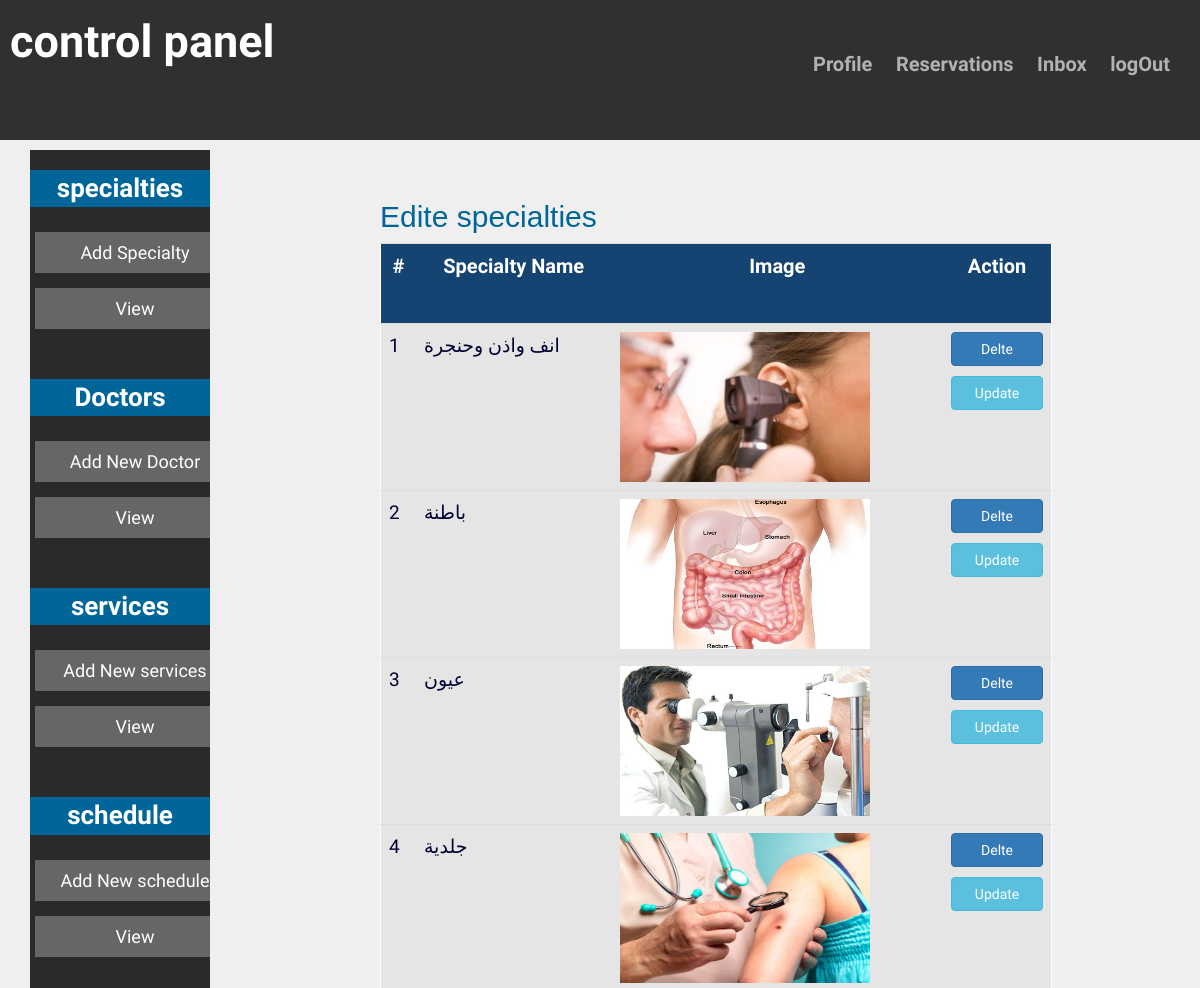
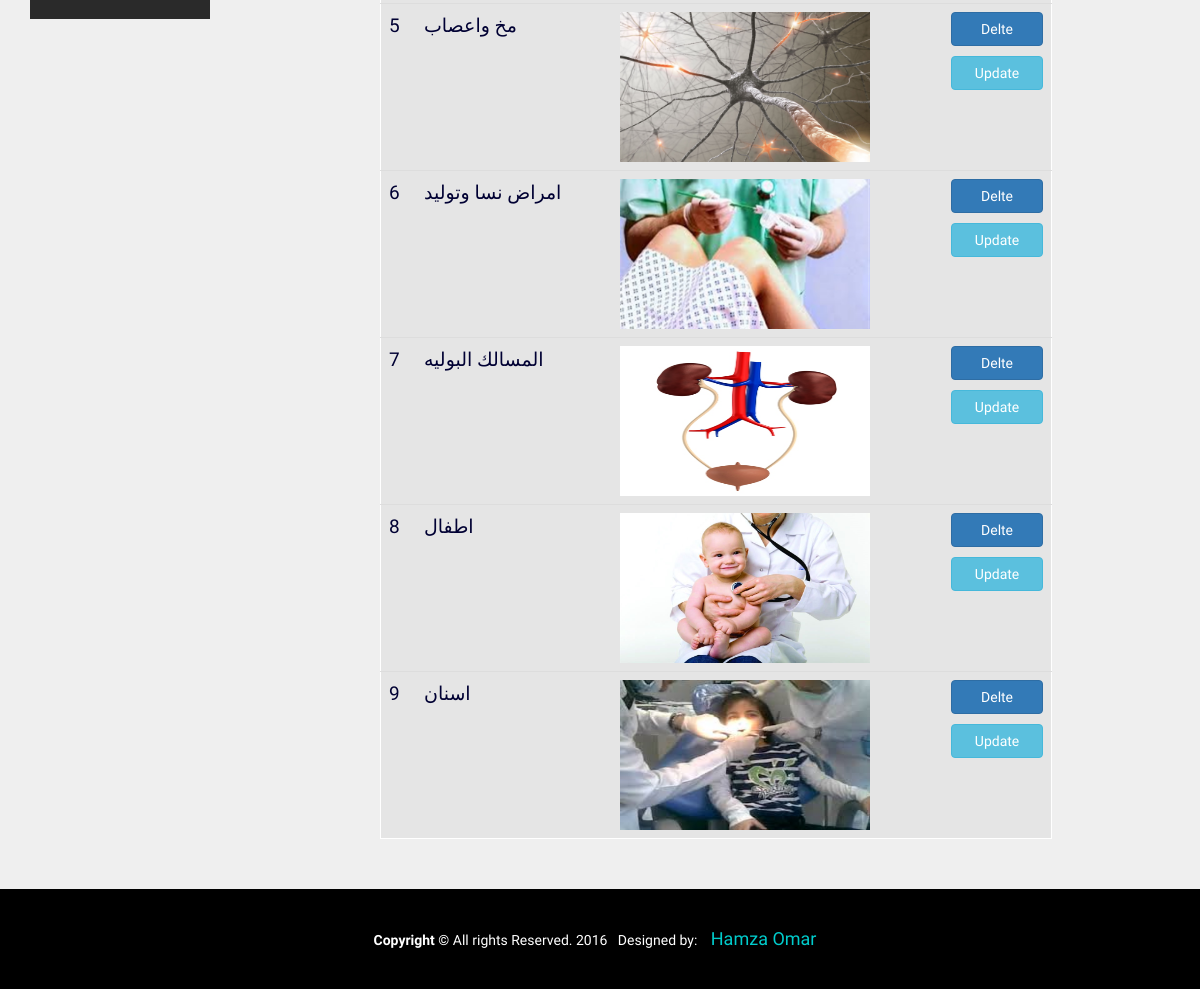
The app's page /admin/index.php?p=specialties_view with its own data (2 pictures, top to bottom).
### tables this page shows
CREATE TABLE `specialties` (
  `Sepc_ID` int(11) NOT NULL,
  `Specialty_name` varchar(100) NOT NULL,
  `img` varchar(200) NOT NULL,
  `Admin_ID` int(11) NOT NULL
);

### admin/specialties_view.php (the view, shortened to what this page needs)
   <?PHP
    include("../include/connection.php");
	echo " <h2 class='form_title'>Edite specialties</h2> ";
    mysqli_set_charset($con,'UTF8');
   $select_doctors = "SELECT * FROM `specialties`  " ;
   $query = mysqli_query($con,$select_doctors);
   if(mysqli_num_rows($query)>0){
	echo '  <table class="table-hover table">
	      <th class="th"> #</th>
          <th class="th">Specialty Name </th>
           <th class="th">Image</th>
			   <th class="th"> Action</th>
	';
	while( $result = mysqli_fetch_array($query)) {
echo "
  <tr>
    <td class='td'> ".$result['Sepc_ID']."  </td>
	<td class='td'> ".$result['Specialty_name']." </td>
     <td class='td'> <img src='../images/specialties/".$result['img']."' width='250px' height='150px' > </td>
        <td class='td'>
		<form method='post' action='specialties_edit.php?id=".$result['Sepc_ID']."'>
		 <input type='submit' name='delete' class=' btn btn-primary btn-block button' value='Delte'/>
		 </form>
		 <form method='post' action='index.php?p=specialties_update&id=".$result['Sepc_ID']."' style='margin-top:10px'>
		<input type='submit' name='udpate' class=' btn btn-info btn-block button' value='Update'/>
		</form>
		</td>
     </tr>
    ";
 }
  echo "
  </table>";
   }
 ?>

### css/style.css (style rules this page uses)
* { margin:0; padding:0; font-family: 'Pontano Sans', sans-serif; }
img { border:none; }

### admin/css/style.css (style rules this page uses)
#body , html { background-image:url(../img/bg.jpg); background-repeat:no-repeat; background-size:cover ; height:100%; width:100% }
.form_title { color:#069 ; font-family: Tahoma, Geneva, sans-serif; font-size:30px }
table { background-color:rgba(204,204,204,.3); border:1px solid; width:65%; padding-left:20px; padding-right:20px }
.th { color:#fff ; font-size:20px; font:Tahoma, Geneva, sans-serif; text-align:center; padding-left:30px; padding-right:30px; background-color:rgba(0,51,102,.9); height:80px }
.td { color:#003 ; font-size:19px }
.button { width:30px }

### records on screen
specialties: Sepc_ID "1", Specialty_name "انف واذن وحنجرة", img (picture)
specialties: Sepc_ID "2", Specialty_name "باطنة", img (picture)
specialties: Sepc_ID "3", Specialty_name "عيون", img (picture)
specialties: Sepc_ID "4", Specialty_name "جلدية", img (picture)
specialties: Sepc_ID "5", Specialty_name "مخ واعصاب", img (picture)
specialties: Sepc_ID "6", Specialty_name "امراض نسا وتوليد", img (picture)
specialties: Sepc_ID "7", Specialty_name "المسالك البوليه", img (picture)
specialties: Sepc_ID "8", Specialty_name "اطفال", img (picture)
specialties: Sepc_ID "9", Specialty_name "اسنان", img (picture)
